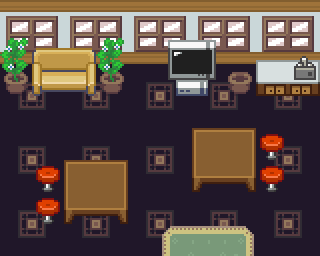

This game map was drawn from its Tiled (.tmx) file and the tilesets committed beside it. A one-line description and the trimmed map source follow:
An orthogonal 10x8 tile map with 32x32 px tiles, 4 tile layers (Tile Layer 2, Tile Layer 3, Tile Layer 4, Above player), 2 tilesets and 5 objects (5x collision).

<map version="1.8" tiledversion="1.8.0" orientation="orthogonal" renderorder="right-down" compressionlevel="0" width="10" height="8" tilewidth="32" tileheight="32" infinite="0" nextlayerid="8" nextobjectid="72">
 <properties>
  <property name="edges" value="clamped" />
  <property name="inside" type="bool" value="true" />
  <property name="scenario" value="spyder" />
  <property name="slug" value="flower_house1" />
  <property name="map_type" value="notype" />
 </properties>
 <tileset firstgid="1" source="../gfx/tilesets/core_indoor_walls.tsx" />
 <tileset firstgid="3865" source="../gfx/tilesets/core_set pieces.tsx" />
 <layer id="2" name="Tile Layer 2" width="10" height="8">
  <data>[80 cells, 80 non-empty, 6 distinct tile ids]</data>
 </layer>
 <layer id="3" name="Tile Layer 3" width="10" height="8">
  <data>[80 cells, 20 non-empty, 4 distinct tile ids]</data>
 </layer>
 <layer id="7" name="Tile Layer 4" width="10" height="8">
  <data>[80 cells, 32 non-empty, 23 distinct tile ids]</data>
 </layer>
 <layer id="4" name="Above player" width="10" height="8">
  <data>[80 cells, 0 non-empty, 0 distinct tile ids]</data>
 </layer>
 <objectgroup color="#ff0000" id="5" name="Collisions">
  <object id="61" type="collision" x="0" y="0" width="320" height="64" />
  <object id="62" type="collision" x="192" y="128" width="64" height="64" />
  <object id="63" type="collision" x="64" y="160" width="64" height="64" />
  <object id="64" type="collision" x="0" y="64" width="128" height="32" />
  <object id="65" type="collision" x="160" y="64" width="160" height="32" />
 </objectgroup>
</map>
